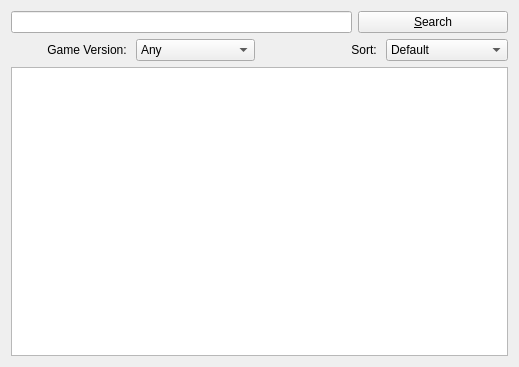
<?xml version="1.0" encoding="UTF-8"?>
<ui version="4.0">
 <class>CurseforgeModBrowser</class>
 <widget class="QWidget" name="CurseforgeModBrowser">
  <property name="geometry">
   <rect>
    <x>0</x>
    <y>0</y>
    <width>519</width>
    <height>367</height>
   </rect>
  </property>
  <property name="windowTitle">
   <string>Form</string>
  </property>
  <layout class="QGridLayout" name="gridLayout">
   <item row="0" column="0">
    <layout class="QHBoxLayout" name="horizontalLayout">
     <item>
      <widget class="QLineEdit" name="searchText"/>
     </item>
     <item>
      <widget class="QPushButton" name="searchButton">
       <property name="sizePolicy">
        <sizepolicy hsizetype="Fixed" vsizetype="Fixed">
         <horstretch>0</horstretch>
         <verstretch>0</verstretch>
        </sizepolicy>
       </property>
       <property name="minimumSize">
        <size>
         <width>150</width>
         <height>0</height>
        </size>
       </property>
       <property name="maximumSize">
        <size>
         <width>150</width>
         <height>16777215</height>
        </size>
       </property>
       <property name="text">
        <string>&amp;Search</string>
       </property>
      </widget>
     </item>
    </layout>
   </item>
   <item row="1" column="0">
    <layout class="QHBoxLayout" name="horizontalLayout_2">
     <item>
      <widget class="QLabel" name="label">
       <property name="text">
        <string>Game Version: </string>
       </property>
       <property name="alignment">
        <set>Qt::AlignRight|Qt::AlignTrailing|Qt::AlignVCenter</set>
       </property>
       <property name="buddy">
        <cstring>versionSelect</cstring>
       </property>
      </widget>
     </item>
     <item>
      <widget class="QComboBox" name="versionSelect">
       <item>
        <property name="text">
         <string>Any</string>
        </property>
       </item>
      </widget>
     </item>
     <item>
      <widget class="QLabel" name="label_2">
       <property name="text">
        <string>Sort: </string>
       </property>
       <property name="alignment">
        <set>Qt::AlignRight|Qt::AlignTrailing|Qt::AlignVCenter</set>
       </property>
       <property name="buddy">
        <cstring>sortSelect</cstring>
       </property>
      </widget>
     </item>
     <item>
      <widget class="QComboBox" name="sortSelect">
       <item>
        <property name="text">
         <string>Default</string>
        </property>
       </item>
       <item>
        <property name="text">
         <string>Date Created</string>
        </property>
       </item>
       <item>
        <property name="text">
         <string>Last Updated</string>
        </property>
       </item>
       <item>
        <property name="text">
         <string>Name</string>
        </property>
       </item>
       <item>
        <property name="text">
         <string>Popularity</string>
        </property>
       </item>
       <item>
        <property name="text">
         <string>Total Downloads</string>
        </property>
       </item>
      </widget>
     </item>
    </layout>
   </item>
   <item row="2" column="0">
    <widget class="QListWidget" name="modListWidget">
     <property name="verticalScrollMode">
      <enum>QAbstractItemView::ScrollPerPixel</enum>
     </property>
    </widget>
   </item>
  </layout>
 </widget>
 <resources/>
 <connections>
  <connection>
   <sender>searchText</sender>
   <signal>returnPressed()</signal>
   <receiver>searchButton</receiver>
   <slot>click()</slot>
   <hints>
    <hint type="sourcelabel">
     <x>351</x>
     <y>19</y>
    </hint>
    <hint type="destinationlabel">
     <x>446</x>
     <y>27</y>
    </hint>
   </hints>
  </connection>
 </connections>
</ui>
